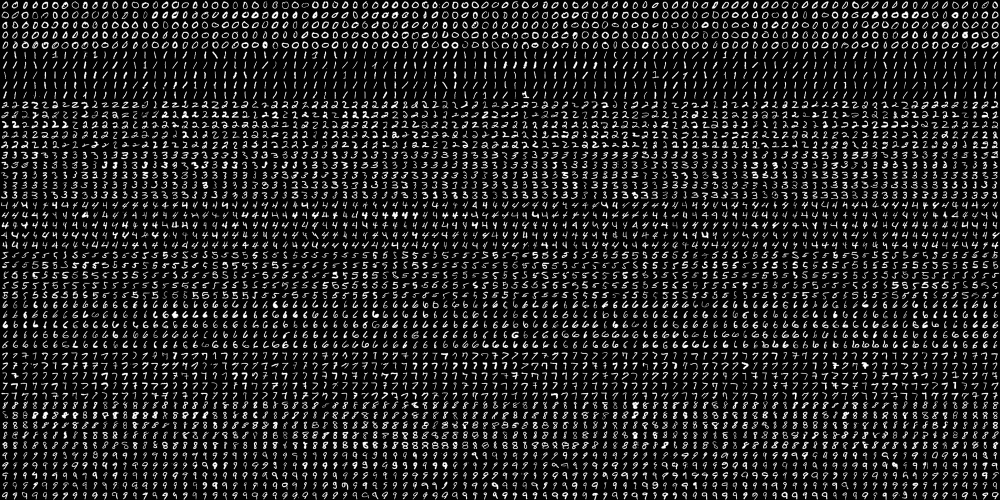
#> input picture Doh/1912 Playing Cards/digits.png, 2000 x 1000 px (shown at 1/2 size)
$ jupyter execute --allow-errors HOG.ipynb
#> lines starting #> are read from the running program, lines starting #| are printed output that depends on the picture
[cell 1]
import numpy as np
import cv2
import matplotlib.pyplot as plt

[cell 2]
digits = cv2.imread('digits.png', cv2.IMREAD_GRAYSCALE)
#> digits is the input picture: shape (1000, 2000); min 0, max 255, mean 33.8
h, w = digits.shape[:2]
#> h = 1000; w = 2000
hog = cv2.HOGDescriptor((20, 20), (10, 10), (5, 5), (5, 5), 9)
print(hog)
cells = [np.hsplit(row, w//20) for row in np.vsplit(digits, h//20)]
#> cells = 50 items
cells = np.array(cells)
cells = cells.reshape(-1, 20, 20)

desc = []
for img in cells:
    dd = hog.compute(img)
    desc.append(dd)
#> after the loop, desc = 5000 items

train_desc = np.array(desc).squeeze().astype(np.float32)
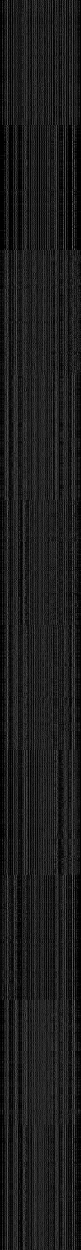
#> train_desc: shape (5000, 324) float32 (shown at 1/4 size); min 0, max 0.995, mean 0.111
train_labels = np.repeat(np.arange(10), len(train_desc)/10)
#> train_labels = 5000 values from 0 to 9

[cell 3]
cells.shape
#> Out = (5000, 20, 20)

[cell 4]
svm = cv2.ml.SVM_create()
svm.setType(cv2.ml.SVM_C_SVC)
svm.setKernel(cv2.ml.SVM_RBF)
svm.setC(2.5)
svm.setGamma(0.50625)
svm.train(train_desc, cv2.ml.ROW_SAMPLE, train_labels)
#> Out = True

[cell 5]
img = np.zeros((400, 400), np.uint8)

[cell 6]
plt.imshow(img)
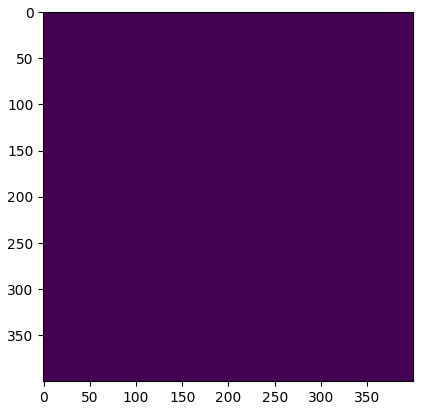
#> figure drawn by matplotlib, 1 panel

$ run again, with Doh/1912 Playing Cards/card3.jpg saved as Doh/1912 Playing Cards/digits.png
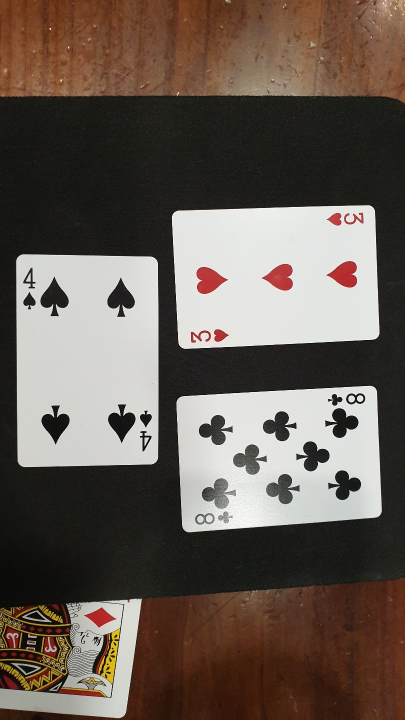
#> input picture Doh/1912 Playing Cards/card3.jpg, 810 x 1440 px (shown at 1/2 size)
#> `digits = cv2.imread('digits.png', cv2.IMREAD_GRAYSCALE)`:
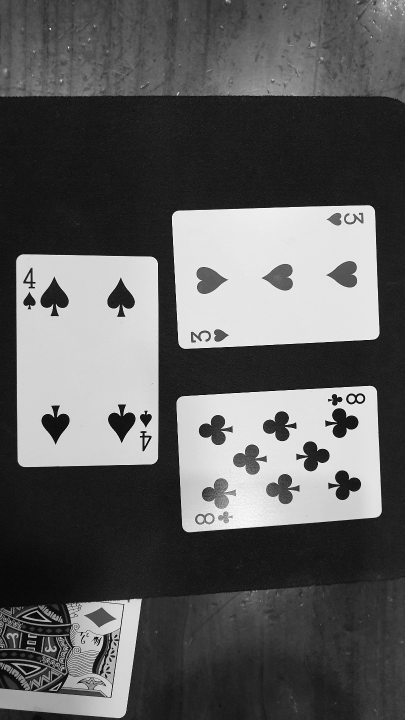
#> digits: shape (1440, 810) (shown at 1/2 size); min 0, max 255, mean 93.9
